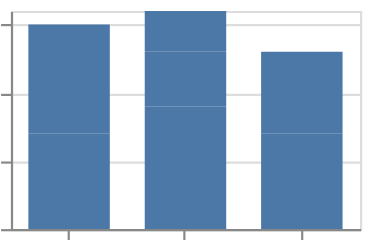

Express this chart as Vega-Lite.
### Vega-Lite specification from a JSON file in a GitHub repository (floating-point values rounded to 4 significant figures)
{"$schema": "https://vega.github.io/schema/vega-lite/v6.json", "padding": 5, "autosize": "none", "data": {"name": "table", "values": [{"c": "A", "g": "p", "x": 1, "y": 2, "v": 5, "t": "2024-01-15", "o": {"v": 3}, "IMDB Rating": 6.1, "d": "x1"}, {"c": "B", "g": "q", "x": 2, "y": 4, "v": 9, "t": "2024-02-20", "o": {"v": 7}, "IMDB Rating": 7.4, "d": "x2"}, {"c": "A", "g": "q", "x": 3, "y": 3, "v": 2, "t": "2024-03-05", "o": {"v": 1}, "IMDB Rating": 5.2, "d": "x1"}, {"c": "C", "g": "p", "x": 4, "y": 6, "v": 7, "t": "2024-05-30", "o": {"v": 4}, "IMDB Rating": 8.8, "d": "x3"}, {"c": "B", "g": "p", "x": 5, "y": 5, "v": 4, "t": "2024-07-11", "o": {"v": 9}, "IMDB Rating": 6.9, "d": "x2"}, {"c": "C", "g": "q", "x": 6, "y": 8, "v": 6, "t": "2024-09-02", "o": {"v": 2}, "IMDB Rating": 7.7, "d": "x3"}, {"c": "A", "g": "p", "x": 7, "y": 7, "v": 8, "t": "2024-11-25", "o": {"v": 5}, "IMDB Rating": 4.4, "d": "x1"}, {"c": "B", "g": "q", "x": 8, "y": 9, "v": 3, "t": "2024-12-31", "o": {"v": 8}, "IMDB Rating": 9.1, "d": "x2"}]}, "width": 160, "height": 100, "mark": "bar", "encoding": {"x": {"field": "c", "type": "nominal"}, "y": {"field": "v", "type": "quantitative"}}, "config": {"scale": {"barBandPaddingInner": 0.3}}}
